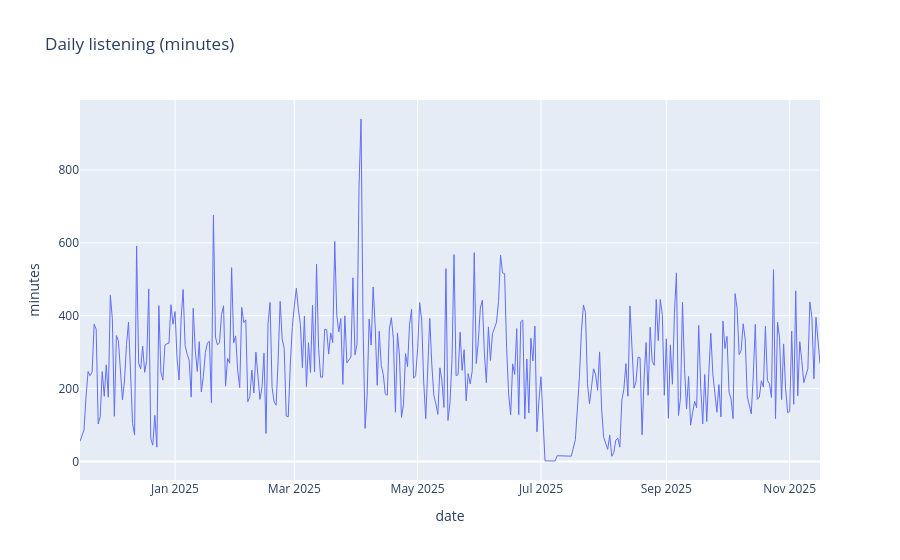

Notebook code for this chart:
### Markdown cell above
## 4. Listening over time

### Code cell
daily = loader.daily_listening(plays)
fig = px.line(daily, x='date', y='minutes', title='Daily listening (minutes)')
fig.update_traces(line_width=1)
fig.show()

### Figure 1 — Plotly figure (JSON) as saved in the notebook; plotly's stock layout.template omitted (floating-point values rounded to 4 significant figures; data arrays with more than 128 entries replaced by an {"elided": "..."} marker saying what was removed)
{"data": [{"hovertemplate": "date=%{x}<br>minutes=%{y}<extra></extra>", "legendgroup": "", "line": {"color": "#636efa", "dash": "solid", "width": 1}, "marker": {"symbol": "circle"}, "mode": "lines", "name": "", "orientation": "v", "showlegend": false, "type": "scatter", "x": {"elided": "353 str values"}, "xaxis": "x", "y": {"elided": "353 float values"}, "yaxis": "y"}], "layout": {"legend": {"tracegroupgap": 0}, "title": {"text": "Daily listening (minutes)"}, "xaxis": {"anchor": "y", "domain": [0, 1], "title": {"text": "date"}}, "yaxis": {"anchor": "x", "domain": [0, 1], "title": {"text": "minutes"}}}}
